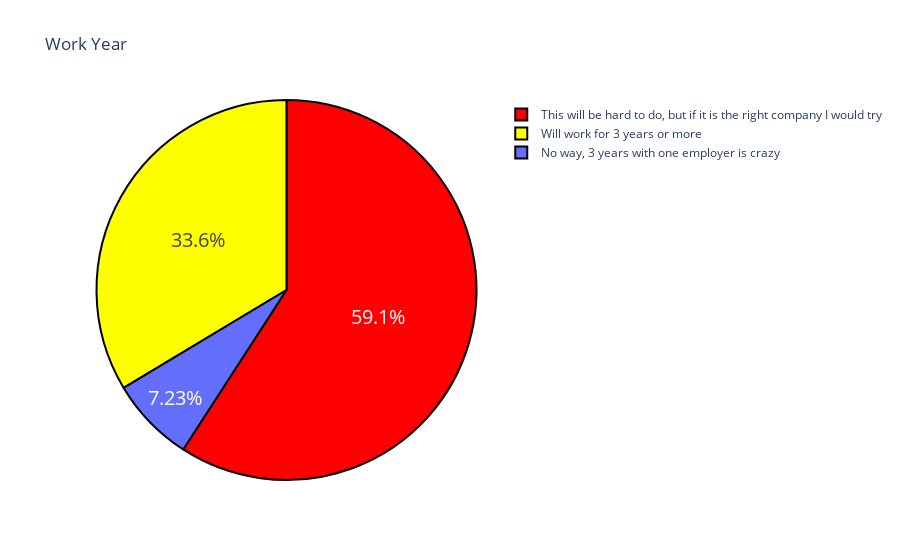

Source (notebook cell):
### Code cell
years = df['How likely is that you will work for one employer for 3 years or more ?'].value_counts()
label = years.index
counts = years.values
colors = ['Red','yellow']
fig = go.Figure(data = [go.Pie(labels = label, values = counts)])
fig.update_layout(title_text = 'Work Year')
fig.update_traces(hoverinfo = 'label+value', textinfo = 'percent', textfont_size = 20, marker = dict(colors = colors, line = dict(color='black'
                                                                                                                                  , width=2)))
fig.show()

### Figure 1 — Plotly figure (JSON) as saved in the notebook; plotly's stock layout.template omitted (floating-point values rounded to 4 significant figures)
{"data": [{"hoverinfo": "label+value", "labels": ["This will be hard to do, but if it is the right company I would try", "Will work for 3 years or more", "No way, 3 years with one employer is crazy"], "marker": {"colors": ["Red", "yellow"], "line": {"color": "black", "width": 2}}, "textfont": {"size": 20}, "textinfo": "percent", "type": "pie", "values": [139, 79, 17]}], "layout": {"autosize": true, "title": {"text": "Work Year"}}}
